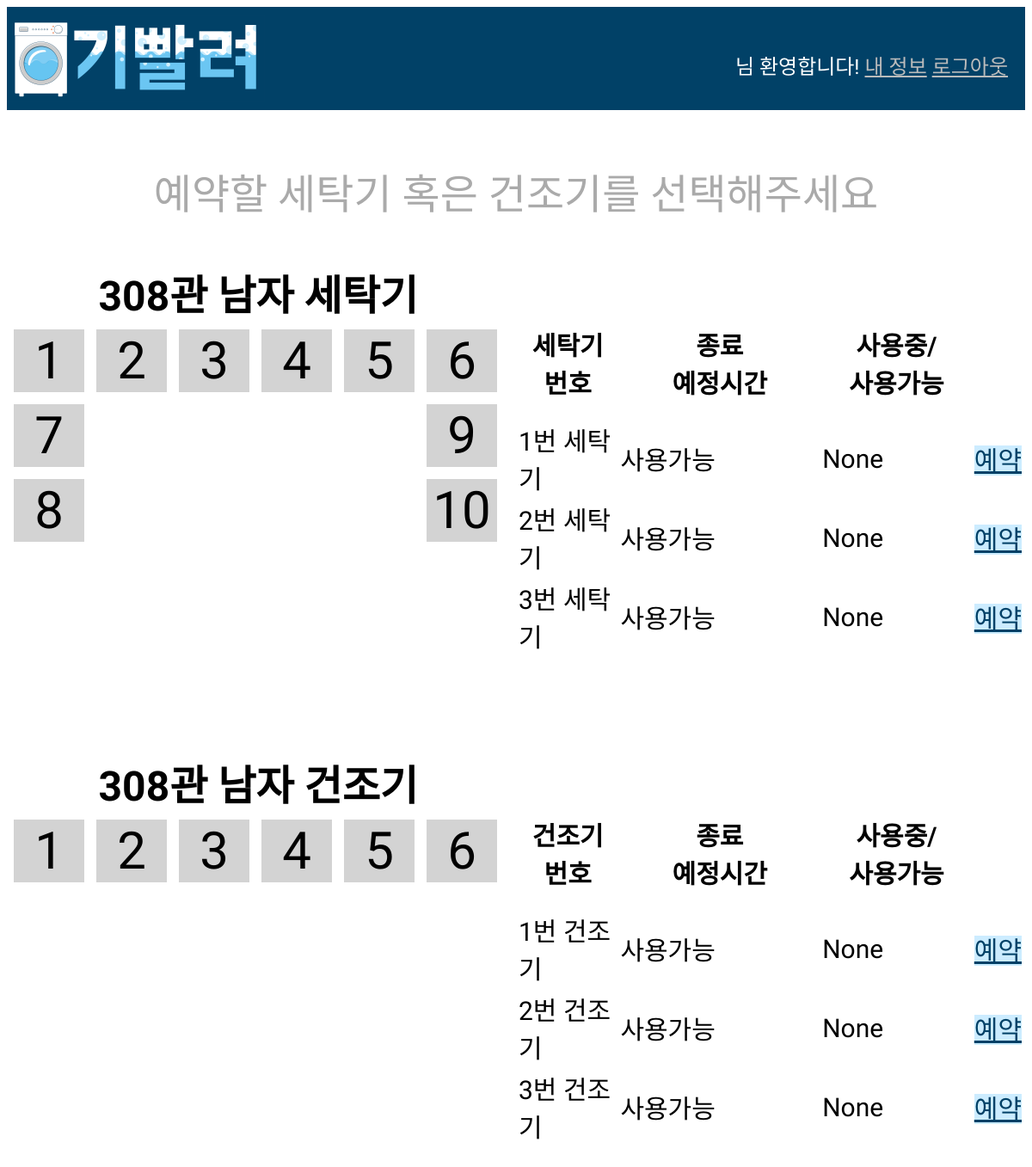
The app's page /male_308 with its own data.
### main/models.py (models this page shows)
class Washer(models.Model):
    PLACE_CHOICES = (
        ('1','308관 남자'),
        ('2','309관 남자'),
        ('3','308관 여자'),
        ('4','309관 여자'),
    )
    Place = models.CharField(max_length=10,choices=PLACE_CHOICES)
    Number = models.IntegerField(default=1)
    def __str__(self):
        return str(self.Number)+'번 세탁기'

class Dryer(models.Model):
    PLACE_CHOICES = (
        ('1','308관 남자'),
        ('2','309관 남자'),
        ('3','308관 여자'),
        ('4','309관 여자'),
    )
    Place = models.CharField(max_length=10,choices=PLACE_CHOICES) #308M,308F,309M,309F
    Number = models.IntegerField(default=1)
    def __str__(self):
        return str(self.Number)+'번 건조기'

### main/views.py (the view)
# urls.py: path('male_308',main.views.male_308,name='male_308'),
def male_308(request):
    Washer_ = Washer.objects.filter(Place='1') # 1 > 308 남자 세탁기만
    W_State=[]
    W_Times=[]
    for i in range(0,len(Washer_)):
        recent_W = W_Book.objects.filter(MachineId=Washer_[i].id).order_by('-id')[0]
        if recent_W.EndTime is None: #EndTime 없음.
                W_State.append('사용가능')
                W_Times.append(None)
        else: #EndTime 채워져있음
            if recent_W.EndTime <= timezone.now():
                W_State.append('사용가능')
                W_Times.append(None)
            else:
                W_State.append('사용중')
                W_Times.append(recent_W.EndTime)
        W_Info = zip(Washer_,W_State,W_Times)
    Dryer_ = Dryer.objects.filter(Place='1') # 1 > 308 남자 세탁기만
    D_State=[]
    D_Times=[]
    for i in range(0,len(Dryer_)):
        recent_D = D_Book.objects.filter(MachineId=Dryer_[i].id).order_by('-id')[0]
        if recent_D.EndTime is None: #EndTime 없음.
                D_State.append('사용가능')
                D_Times.append(None)
        else: #EndTime 채워져있음
            if recent_D.EndTime <= timezone.now():
                D_State.append('사용가능')
                D_Times.append(None)
            else:
                D_State.append('사용중')
                D_Times.append(recent_W.EndTime)
        D_Info = zip(Dryer_,D_State,D_Times)
    return render(request,'main/male_308.html',{
        'W_Info':W_Info,
        'D_Info':D_Info,
    })

### main/templates/main/male_308.html (shortened to what this page needs)
{% extends 'base.html' %}
{% block content %}
<p id="welcome">예약할 세탁기 혹은 건조기를 선택해주세요</p>
<div id="wm-container">
    <div id="wm-header">
    <h1>308관 남자 세탁기</h1>
    </div>
        <div id="wm-content">
        <table>
            <tr>
                <td class="wm">1</td>
                <td class="wm">2</td>
                <td class="wm">3</td>
                <td class="wm">4</td>
                <td class="wm">5</td>
                <td class="wm">6</td>
            </tr>
            <tr>
                <td class="wm">7</td>
                <td colspan="4"></td>
                <td class="wm">9</td>
            </tr>
            <tr>
                <td class="wm">8</td>
                <td colspan="4"></td>
                <td class="wm">10</td>
            </tr>
        </table>
        </div>
    <div id="wm-nav">
        <table class="info">
            <tr>
                <th width="20%">세탁기 번호</th>
                <th width="40%">종료<br>예정시간</th>
                <th width="30%">사용중/<br>사용가능</th>
                <th width="10%"></th>
            </tr>
            {% for Washer_,W_State,W_Times in W_Info %}
            <tr>
                <td>{{Washer_}}</td>
                <td>{{W_State}}</td>
                <td>{{W_Times}}</td>
                <td><a href="{% url 'reserve:W_reserve' Washer_.id %}">예약</a></td>
            </tr>
            {% endfor %}
        </table>
    </div>
</div>
<br><br>
<div id="dr-container">
    <div id="dr-header">
    <h1>308관 남자 건조기</h1>
    </div>
        <div id="dr-content">
        <table>
            <tr>
                <td class="wm">1</td>
                <td class="wm">2</td>
                <td class="wm">3</td>
                <td class="wm">4</td>
                <td class="wm">5</td>
                <td class="wm">6</td>
            </tr>
        </table>
        </div>
<div id="dr-nav">
<table class="info">
    <tr>
        <th width="20%">건조기 번호</th>
        <th width="40%">종료<br>예정시간</th>
        <th width="30%">사용중/<br>사용가능</th>
        <th width="10%"></th>
    </tr>
    {% for Dryer_,D_State,D_Times in D_Info %}
    <tr>
        <td>{{Dryer_}}</td>
        <td>{{D_State}}</td>
        <td>{{D_Times}}</td>
        <td><a href="{% url 'reserve:D_reserve' Dryer_.id %}">예약</a></td>
    </tr>
    {% endfor %}
</table>
</div>
</div>
{% endblock %}

### BlueMir_WD/templates/base.html (shortened to what this page needs)
{% load staticfiles %}
<!DOCTYPE html>
<html lang="ko">
<head>
</head>
<body>
    <div class="topbar">
        <a class="logo" href="{%url 'main:home'%}" text-align="left">
            <img src="{% static 'logo2.jpg' %}" height="100">
        </a>
        <div class="bar">
            <a>{{user.UserName}}님 환영합니다!</a>
            <a href="{% url 'account:myinfo' %}" style="color: #bbb">내 정보</a>
            <a href="{% url 'main:logout' %}" style="color: #bbb">로그아웃</a>  <br><br>
        </div>
    </div>
    {% block content %}{% endblock %}
</body>
</html>

### BlueMir_WD/templates/base.html (style rules this page uses)
body { font-family: 'Do Hyeon', sans-serif; }
.topbar { height: 120px; background: #014167; }
.logo { float: left; width: 30%; padding-top: 10px; }
.bar { color: #fff; font-size: 24px; height: 60px; float: right; padding-right: 20px; padding-top: 50px; }
#welcome { margin-top: 5%; font-size: 48px; text-align: center; color: #ccecff; }

### main/templates/main/male_308.html (style rules this page uses)
#welcome { margin-top: 5%; font-size: 48px; text-align: center; color: #aaa; font-family: 'Do Hyeon', sans-serif; }
div { font-family: 'Do Hyeon', sans-serif; }
.wm { background: lightgray; border: 6px solid white; text-align: center; font-size: 60px; width: 80px; }
#wm-container, #dr-container { width: 100%; height: 500px; }
#wm-header, #dr-header { font-size: 24px; height: 70px; padding-left: 9%; }
#wm-content, #dr-content { width: 50%; height: 30%; margin-bottom: 20px; float: left; height: 450px; }
#wm-nav, #dr-nav { width: 50%; margin-bottom: 24px; float: left; font-size: 30px; height: 450px; }
.info th { padding-left: 10px; padding-right: 10px; }
tr a { color: #014167; background-color: #ccecff; }
th { padding-bottom: 20px; }

### records on screen
Washer: Number "1번 세탁기", W_State "사용가능", W_Times "None"
Washer: Number "2번 세탁기", W_State "사용가능", W_Times "None"
Washer: Number "3번 세탁기", W_State "사용가능", W_Times "None"
Dryer: Number "1번 건조기", D_State "사용가능", D_Times "None"
Dryer: Number "2번 건조기", D_State "사용가능", D_Times "None"
Dryer: Number "3번 건조기", D_State "사용가능", D_Times "None"
